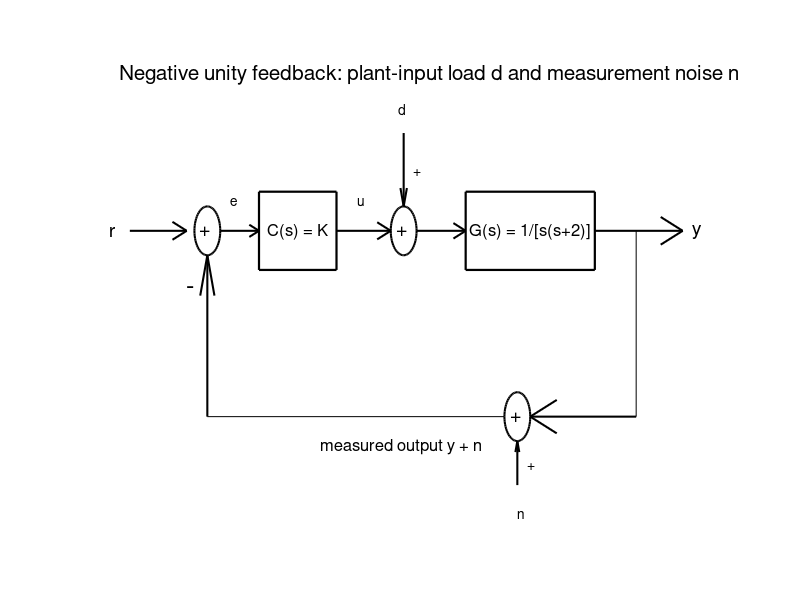
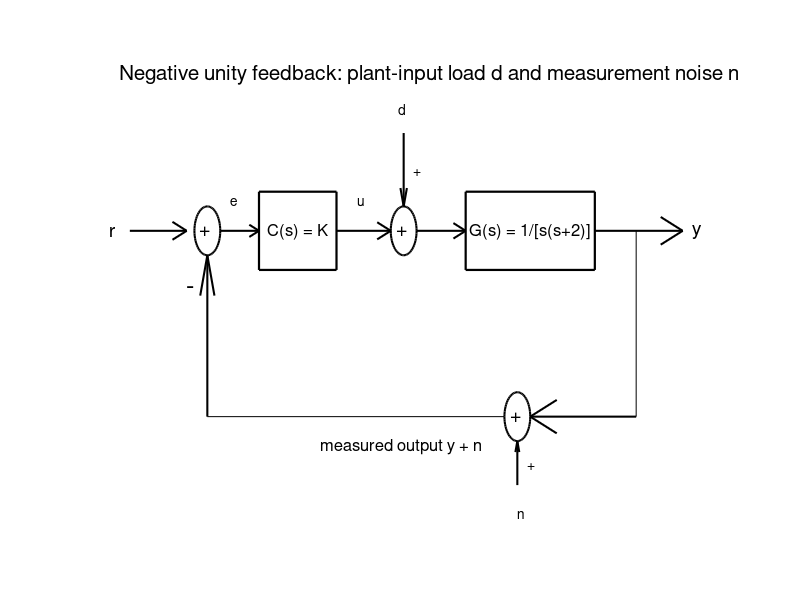

MATLAB code for these plots, in order:
function exp02_diagram()
% Editable signal-flow diagram; executable equations are in run_exp02.m.
  root=fileparts(fileparts(fileparts(mfilename('fullpath'))));
  out=fullfile(root,'.local','exp02','results');
  if ~exist(out,'dir'),mkdir(out);end
  f=figure('visible','off','position',[50 50 1200 550]); axis([0 12 0 5]); axis off; hold on;
  box(3,2.7,1.5,0.8,'C(s) = K'); box(7,2.7,2.5,0.8,'G(s) = 1/[s(s+2)]');
  text(0.1,3.1,'r','fontsize',14); arrow(0.5,3.1,1.6,3.1); circle(2,3.1); text(1.85,3.1,'+','fontsize',14);
  arrow(2.25,3.1,3,3.1); text(2.45,3.4,'e'); arrow(4.5,3.1,5.55,3.1); text(4.9,3.4,'u');
  circle(5.8,3.1);text(5.67,3.1,'+','fontsize',14);arrow(6.05,3.1,7,3.1);
  text(5.7,4.35,'d'); arrow(5.8,4.1,5.8,3.35); text(6,3.7,'+');
  arrow(9.5,3.1,11.2,3.1);text(11.4,3.1,'y','fontsize',14);
  plot([10.3 10.3],[3.1 1.2],'k-'); arrow(10.3,1.2,8.25,1.2);circle(8,1.2);text(7.87,1.2,'+','fontsize',14);
  text(8,0.2,'n');arrow(8,0.5,8,0.95); text(8.2,0.7,'+');
  plot([7.75 2],[1.2 1.2],'k-');arrow(2,1.2,2,2.85);text(1.6,2.5,'-','fontsize',18);
  text(4.2,0.9,'measured output y + n','fontsize',12);
  text(0.3,4.7,'Negative unity feedback: plant-input load d and measurement noise n','fontsize',15);
  print(f,fullfile(out,'signal_flow.png'),'-dpng','-r150');print(f,fullfile(out,'signal_flow.svg'),'-dsvg');close(f);
end
function box(x,y,w,h,label)
  rectangle('position',[x y w h],'linewidth',1.6);text(x+w/2,y+h/2,label,'horizontalalignment','center','fontsize',12);
end
function circle(x,y)
  rectangle('position',[x-.25 y-.25 .5 .5],'curvature',[1 1],'linewidth',1.5);
end
function arrow(x1,y1,x2,y2)
  quiver(x1,y1,x2-x1,y2-y1,0,'k','linewidth',1.5,'maxheadsize',.15);
end
